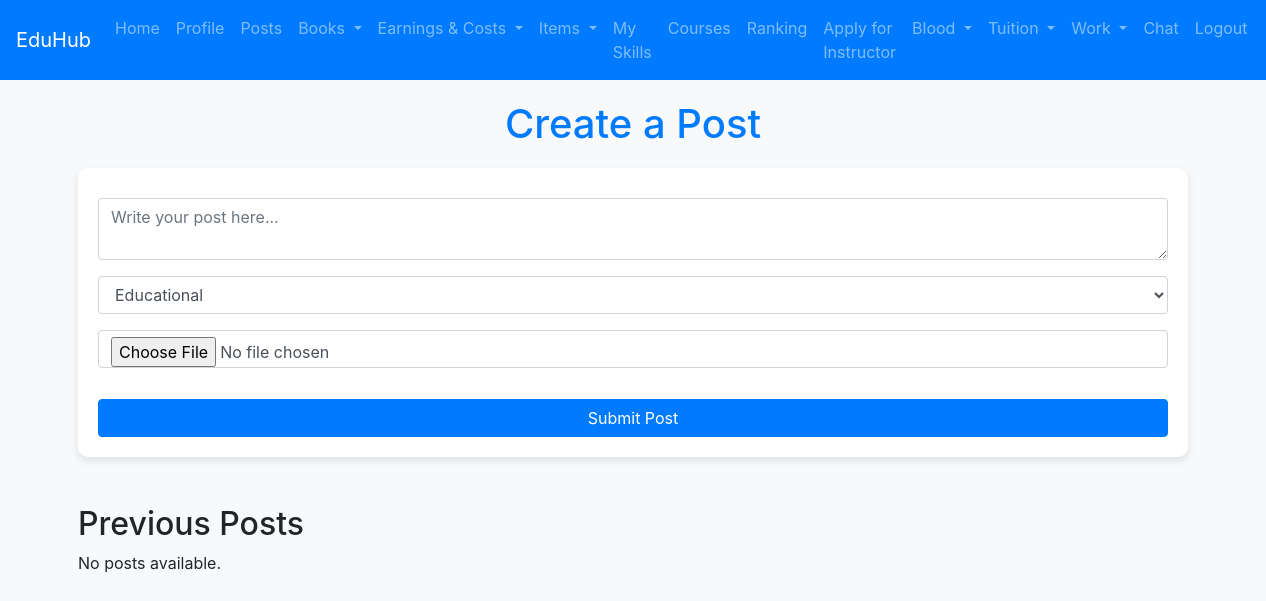
/adminposts.php, run on an earlier commit of the app's database.
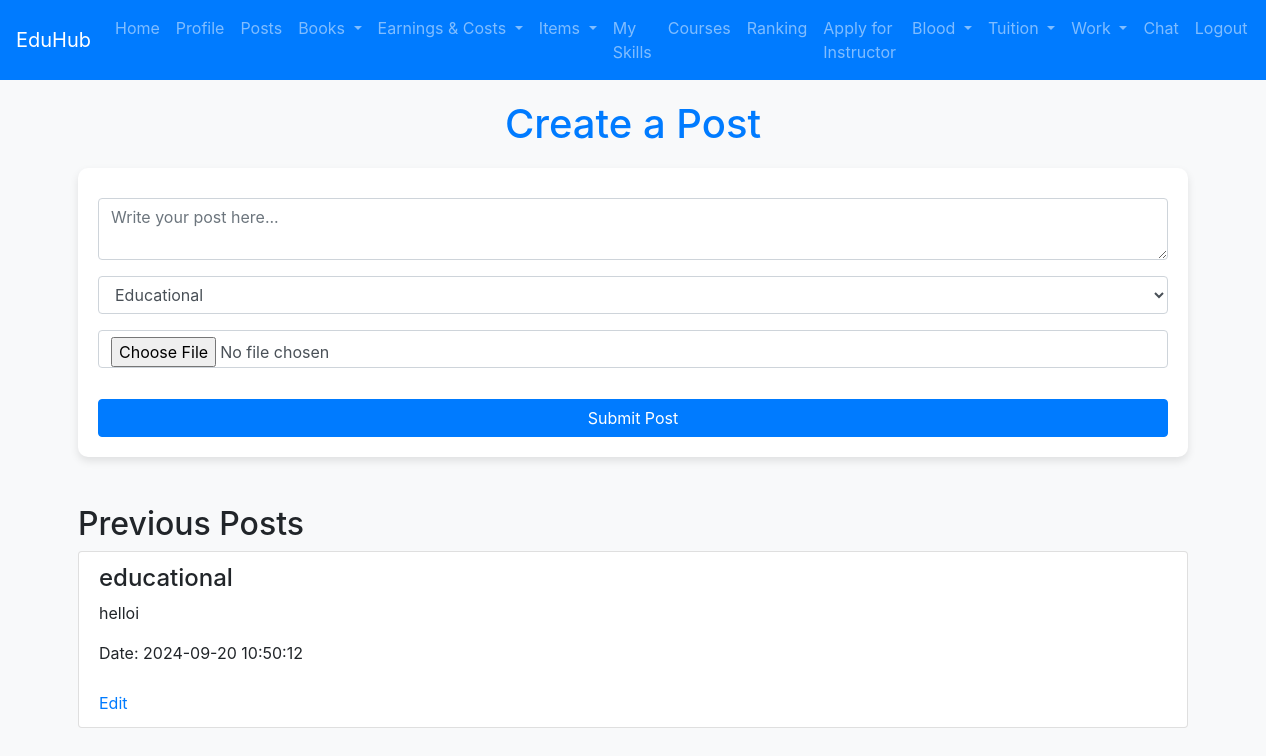
And on a later commit of the database.
### tables this page shows
CREATE TABLE `posts` (
  `post_id` int(11) NOT NULL,
  `student_id` int(11) DEFAULT NULL,
  `content` text DEFAULT NULL,
  `post_date` timestamp NOT NULL DEFAULT current_timestamp(),
  `status` enum('pending','approved','rejected') DEFAULT 'pending',
  `category` enum('educational','entertainment','professional') NOT NULL,
  `picture_path` varchar(255) DEFAULT NULL
);

### adminposts.php (the view, shortened to what this page needs)
<?php
include 'db_connect.php';
include 'navbaradmin.php';
$edit_mode = false;
$post_to_edit = null;
$sql = "SELECT * FROM posts ORDER BY post_date ASC";
$posts = $conn->query($sql);
?>
<!DOCTYPE html>
<html lang="en">
<head>
    <link href="https://stackpath.bootstrapcdn.com/bootstrap/4.5.2/css/bootstrap.min.css" rel="stylesheet">
</head>
<body>
<div class="container">
    <h1><?php echo $edit_mode ? 'Edit Post' : 'Create a Post'; ?></h1>
    <form action="" method="POST" enctype="multipart/form-data">
        <div class="form-group">
            <textarea class="form-control" name="content" required placeholder="Write your post here..."><?php echo $edit_mode ? htmlspecialchars($post_to_edit['content']) : ''; ?></textarea>
        </div>
        <div class="form-group">
            <select class="form-control" name="category" required>
                <option value="educational" <?php echo ($edit_mode && $post_to_edit['category'] == 'educational') ? 'selected' : ''; ?>>Educational</option>
            </select>
        </div>
        <div class="form-group">
            <input type="file" class="form-control" name="picture" accept="image/*">
        </div>
        <button type="submit" class="btn btn-primary"><?php echo $edit_mode ? 'Update Post' : 'Submit Post'; ?></button>
    </form>
    <h2 class="mt-5">Previous Posts</h2>
    <?php if ($posts->num_rows > 0): ?>
        <ul class="list-group">
            <?php while ($row = $posts->fetch_assoc()): ?>
                <li class="list-group-item">
                    <h4><?php echo htmlspecialchars($row['category']); ?></h4>
                    <p><?php echo nl2br(htmlspecialchars($row['content'])); ?></p>
                    <p>Date: <?php echo $row['post_date']; ?></p>
                    <a href="posts.php?edit_id=<?php echo $row['post_id']; ?>" class="edit-link">Edit</a>
                </li>
            <?php endwhile; ?>
        </ul>
    <?php else: ?>
        <p>No posts available.</p>
    <?php endif; ?>
</div>
</body>
</html>

What changed in the data, as far as the page shows it:
added posts: category "educational", content "helloi", post_date "2024-09-20 10:50:12"
Also different on the page:
text no longer shown: "No posts available."
